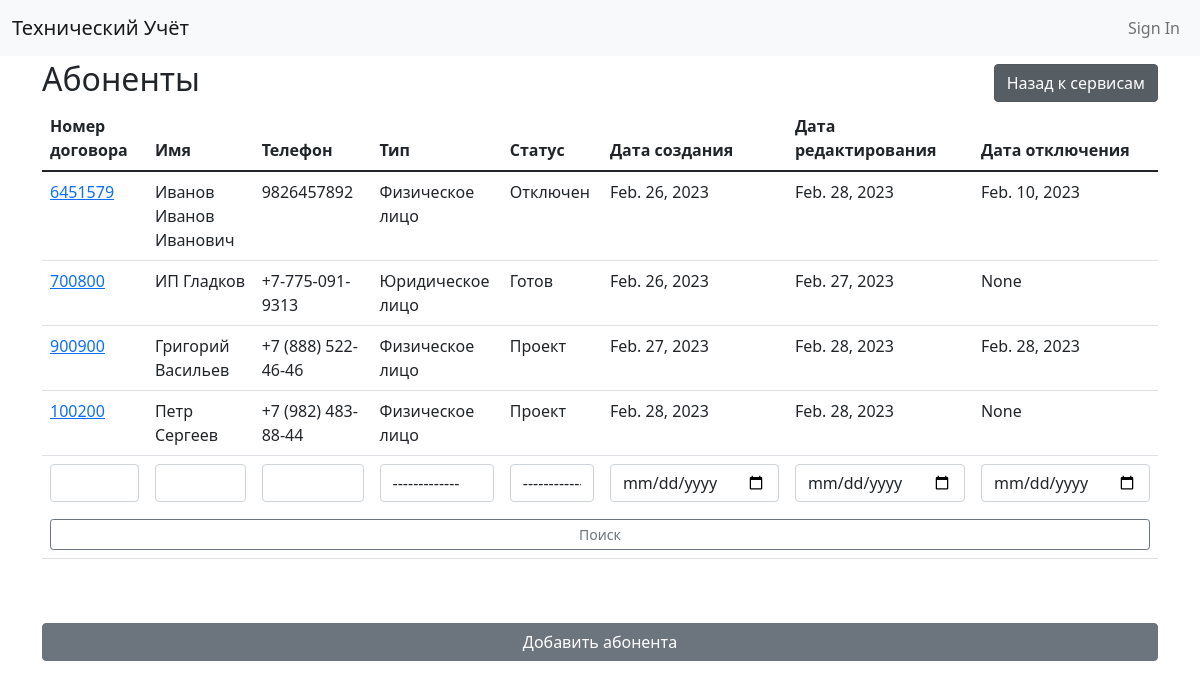
Page /abonents/ on the earlier database version.
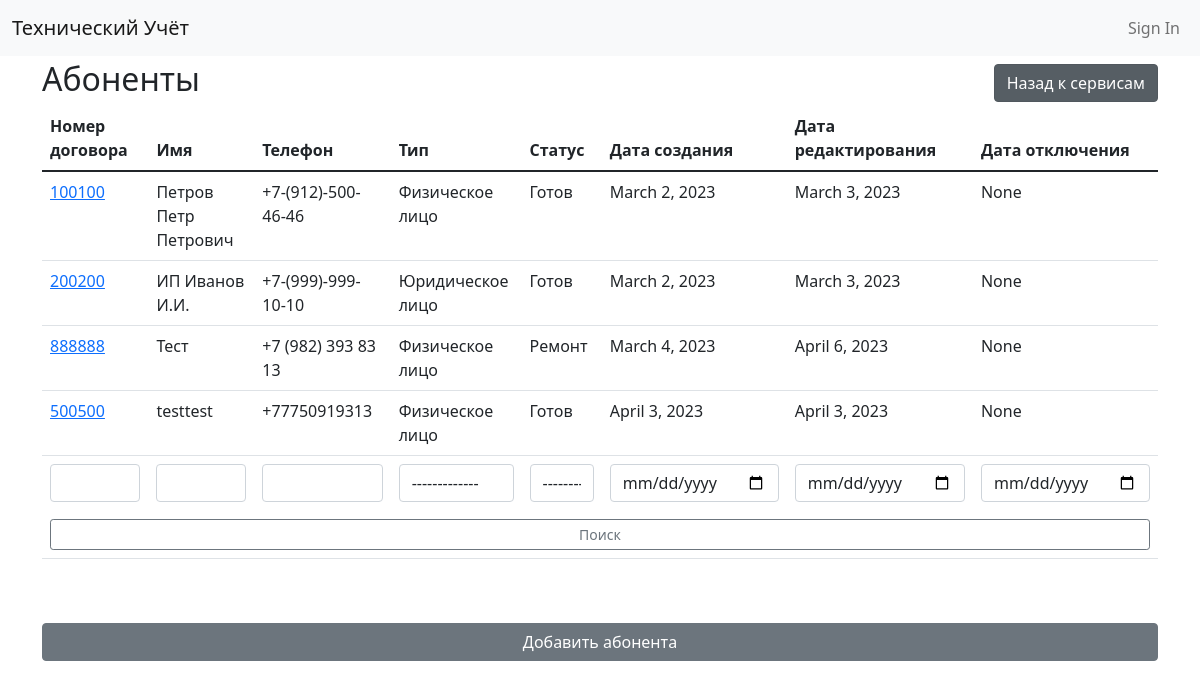
Same page on the later database version.
### abonents/models.py (models this page shows, shortened)
class Abonent(models.Model):
    name = models.CharField('Имя', max_length=25, unique=True)
    type = models.ForeignKey(AbonentType, on_delete=models.CASCADE, verbose_name="Тип")
    created_date = models.DateField('Дата создания', auto_now_add=True)
    change_date = models.DateField('Дата изменения', auto_now=True)
    enable_date = models.DateField('Дата подключения', blank=True, null=True)
    disable_date = models.DateField('Дата отключения', blank=True, null=True)
    phone = models.CharField('Номер телефона', max_length=30, unique=True, null=True, blank=True)
    contract = models.CharField('Номер договора', max_length=50, unique=True, null=True, blank=True)
    object_status = models.ForeignKey(
        ObjectStatus,
        on_delete=models.CASCADE,
        verbose_name='Статус',
        blank=True,
        null=True
    )
    building = models.ForeignKey(
        'buildings.building',
        on_delete=models.CASCADE,
        verbose_name="Здание",
        null=True,
        blank=True
    )
    class Meta:
        verbose_name = "Абонент"
        verbose_name_plural = "Абоненты"
        ordering = ['id']
    def get_absolute_url(self):
        return reverse('abonent-detail', kwargs={'pk': self.pk})

class AbonentType(models.Model):
    name = models.CharField('Наименование', max_length=16, unique=True)
    class Meta:
        verbose_name = "Тип абонента"
        verbose_name_plural = "Типы абонентов"
        ordering = ['id']
    def __str__(self):
        return self.name

class ObjectStatus(models.Model):
    name = models.CharField('Наименование', max_length=50, unique=True)
    class Meta:
        verbose_name = "Статус объекта"
        verbose_name_plural = "Статусы объектов"
        ordering = ['id']
    def __str__(self):
        return self.name

### abonents/views.py (the view, shortened to what this page needs)
# urls.py: path("", ListAndCreateAbonentView.as_view(), name='abonent-list'),
class ListAndCreateAbonentView(CreateView):
    model = Abonent
    template_name = "abonents/list.html"
    fields = create_and_update_fileds
    def get_context_data(self, **kwargs):
        context = super().get_context_data(**kwargs)
        qs = self.model.objects.all()
        filtered = False
        if self.request.GET.get('contract'):
            contract = self.request.GET.get('contract')
            qs = qs.filter(contract__icontains=contract)
            filtered = True
            context['contract'] = contract
        if self.request.GET.get('name'):
            name = self.request.GET.get('name')
            qs = qs.filter(name__icontains=name)
            filtered = True
            context['name'] = name
        if self.request.GET.get('phone'):
            phone = self.request.GET.get('phone')
            qs = qs.filter(phone__icontains=phone)
            filtered = True
            context['phone'] = phone
        if self.request.GET.get('type'):
            _type = self.request.GET.get('type')
            if _type.isdigit():
                qs = qs.filter(type__id=int(_type))
                filtered = True
                context['select_type'] = int(_type)
        if self.request.GET.get('object_status'):
            object_status = self.request.GET.get('object_status')
            if object_status.isdigit():
                qs = qs.filter(object_status__id=int(object_status))
                filtered = True
                context['select_object_status'] = int(object_status)
        page = 1
        if self.request.GET.get('page'):
            page = self.request.GET.get('page')
            if page.isdigit():
                page = int(page)
        paginator = Paginator(qs, 20)
        context['abonents_pages'] = paginator.num_pages
        context["abonents"] = paginator.get_page(page)
        context["object_statuses"] = ObjectStatus.objects.all()
        context["abonent_types"] = AbonentType.objects.all()
        context['buildings'] = Building.objects.select_related('region').all()
        context["regions"] = Region.objects.all()
        context["filtered"] = filtered
        return context

### buildings/models.py (called while the page is built)
    def __str__(self):
        return f'{self.street}, {self.house}'

### techuchet/users/context_processors.py (called while the page is built)
def allauth_settings(request):
    return {
        "ACCOUNT_ALLOW_REGISTRATION": settings.ACCOUNT_ALLOW_REGISTRATION,
    }

### abonents/templates/abonents/list.html (shortened to what this page needs)
{% extends "base.html" %}
{% load crispy_forms_tags %}
{% block content %}
    <div class="d-flex justify-content-between align-items-center">
        <h2>Абоненты</h2>
        <a href="{% url 'services-page' %}"><button class="btn btn-secondary active" role="button" aria-pressed="true">Назад к сервисам</button></a>
    </div>
    <table class="table">
        <thead>
          <tr>
            <th scope="col">Номер договора</th>
            <th scope="col">Имя</th>
            <th scope="col">Телефон</th>
            <th scope="col">Тип</th>
            <th scope="col">Статус</th>
            <th scope="col">Дата создания</th>
            <th scope="col">Дата редактирования</th>
            <th scope="col">Дата отключения</th>
          </tr>
        </thead>
        <tbody>
            {% for abonent in abonents %}
                <tr>
                    <td><a href="{{ abonent.get_absolute_url }}">{{ abonent.contract }}</a></td>
                    <td>{{ abonent.name }}</td>
                    <td>{{ abonent.phone }}</td>
                    <td>{{ abonent.type }}</td>
                    <td>{{ abonent.object_status }}</td>
                    <td>{{ abonent.created_date }}</td>
                    <td>{{ abonent.change_date }}</td>
                    <td>{{ abonent.disable_date }}</td>
                </tr>
            {% endfor %}
              <form action=".">
                <tr class="form-table-search-tr">
                  <td><input name="contract" {% if contract %}value="{{contract}}"{% endif %} class="form-control form-table-search-input"></input></td>
                  <td><input name="name" {% if name %}value="{{name}}"{% endif %} class="form-control form-table-search-input"></input></td>
                  <td><input name="phone" {% if phone %}value="{{phone}}"{% endif %} class="form-control form-table-search-input"></input></td>
                  <td>
                    <select name="type" class="form-control form-table-search-input">
                      <option value="">-------------</option>
                    </select>
                  </td>
                  <td>
                    <select name="object_status" class="form-control form-table-search-input">
                      <option value="">-------------</option>
                    </select>
                  </td>
                  <td><input type="date" {% if created_date %}value="{{created_date}}"{% endif %} name="created_date" class="form-control form-table-search-input"></input></td>
                  <td><input type="date" {% if change_date %}value="{{change_date}}"{% endif %} name="change_date" class="form-control form-table-search-input"></input></td>
                  <td><input type="date" {% if disable_date %}value="{{disable_date}}"{% endif %} name="disable_date" class="form-control form-table-search-input"></input></td>
                </tr>
                <tr {% if filtered %}class="form-table-search-tr"{% endif %}>
                  <td colspan="8"><button class="w-100 btn btn-outline-secondary btn-sm" type="submit">Поиск</button></td>
                </tr>
              </form>
        </tbody>
      </table>
      <button type="button" class="w-100 btn btn-secondary mt-5" data-bs-toggle="modal" id="modal-btn" data-bs-target="#exampleModal">
        Добавить абонента
      </button>
{% endblock %}

Differences in the rows shown:
removed Abonent: contract "6451579", name "Иванов Иванов Иванович", phone "9826457892", type "Физическое лицо", object_status "Отключен", created_date "Feb. 26, 2023", change_date "Feb. 28, 2023", disable_date "Feb. 10, 2023"
removed Abonent: contract "700800", name "ИП Гладков", phone "+7-775-091-9313", type "Юридическое лицо", object_status "Готов", created_date "Feb. 26, 2023", change_date "Feb. 27, 2023", disable_date "None"
removed Abonent: contract "900900", name "Григорий Васильев", phone "+7 (888) 522-46-46", type "Физическое лицо", object_status "Проект", created_date "Feb. 27, 2023", change_date "Feb. 28, 2023", disable_date "Feb. 28, 2023"
removed Abonent: contract "100200", name "Петр Сергеев", phone "+7 (982) 483-88-44", type "Физическое лицо", object_status "Проект", created_date "Feb. 28, 2023", change_date "Feb. 28, 2023", disable_date "None"
added Abonent: contract "100100", name "Петров Петр Петрович", phone "+7-(912)-500-46-46", type "Физическое лицо", object_status "Готов", created_date "March 2, 2023", change_date "March 3, 2023", disable_date "None"
added Abonent: contract "200200", name "ИП Иванов И.И.", phone "+7-(999)-999-10-10", type "Юридическое лицо", object_status "Готов", created_date "March 2, 2023", change_date "March 3, 2023", disable_date "None"
added Abonent: contract "888888", name "Тест", phone "+7 (982) 393 83 13", type "Физическое лицо", object_status "Ремонт", created_date "March 4, 2023", change_date "April 6, 2023", disable_date "None"
added Abonent: contract "500500", name "testtest", phone "+77750919313", type "Физическое лицо", object_status "Готов", created_date "April 3, 2023", change_date "April 3, 2023", disable_date "None"
